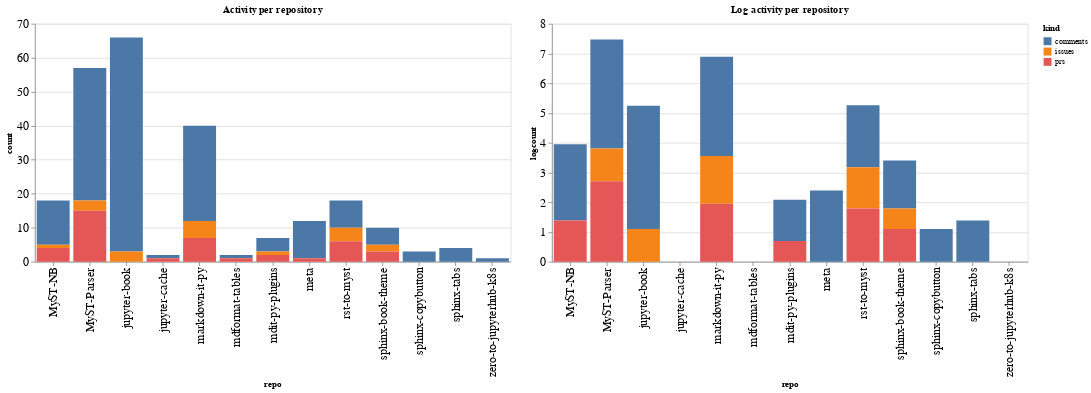

Notebook code cell kept with this figure:
### Code cell
ch1 = alt.Chart(repo_summaries, width=600, title="Activity per repository").mark_bar().encode(
    x='repo',
    y='count',
    color='kind',
    tooltip="kind"
)

ch2 = alt.Chart(repo_summaries, width=600, title="Log activity per repository").mark_bar().encode(
    x='repo',
    y='logcount',
    color='kind',
    tooltip="kind"
)

ch1 | ch2

### Figure 1 — Vega-Lite specification as saved in the notebook (floating-point values rounded to 4 significant figures)
{"config": {"axisLeft": {"labelFontSize": 15}, "axisBottom": {"labelFontSize": 15}}, "hconcat": [{"mark": "bar", "encoding": {"color": {"type": "nominal", "field": "kind"}, "tooltip": {"type": "nominal", "field": "kind"}, "x": {"type": "nominal", "field": "repo"}, "y": {"type": "quantitative", "field": "count"}}, "title": "Activity per repository", "width": 600}, {"mark": "bar", "encoding": {"color": {"type": "nominal", "field": "kind"}, "tooltip": {"type": "nominal", "field": "kind"}, "x": {"type": "nominal", "field": "repo"}, "y": {"type": "quantitative", "field": "logcount"}}, "title": "Log activity per repository", "width": 600}], "data": {"name": "data-0e0adbf65b492bd8b8faa7730817a683"}, "$schema": "https://vega.github.io/schema/vega-lite/v4.8.1.json", "datasets": {"data-0e0adbf65b492bd8b8faa7730817a683": [{"repo": "MyST-NB", "kind": "comments", "count": 13, "logcount": 2.565}, {"repo": "MyST-NB", "kind": "issues", "count": 1, "logcount": 0.0}, {"repo": "MyST-NB", "kind": "prs", "count": 4, "logcount": 1.386}, {"repo": "MyST-Parser", "kind": "comments", "count": 39, "logcount": 3.664}, {"repo": "MyST-Parser", "kind": "issues", "count": 3, "logcount": 1.099}, {"repo": "MyST-Parser", "kind": "prs", "count": 15, "logcount": 2.708}, {"repo": "jupyter-book", "kind": "comments", "count": 63, "logcount": 4.143}, {"repo": "jupyter-book", "kind": "issues", "count": 3, "logcount": 1.099}, {"repo": "jupyter-cache", "kind": "comments", "count": 1, "logcount": 0.0}, {"repo": "jupyter-cache", "kind": "prs", "count": 1, "logcount": 0.0}, {"repo": "markdown-it-py", "kind": "comments", "count": 28, "logcount": 3.332}, {"repo": "markdown-it-py", "kind": "issues", "count": 5, "logcount": 1.609}, {"repo": "markdown-it-py", "kind": "prs", "count": 7, "logcount": 1.946}, {"repo": "mdformat-tables", "kind": "comments", "count": 1, "logcount": 0.0}, {"repo": "mdformat-tables", "kind": "prs", "count": 1, "logcount": 0.0}, {"repo": "mdit-py-plugins", "kind": "comments", "count": 4, "logcount": 1.386}, {"repo": "mdit-py-plugins", "kind": "issues", "count": 1, "logcount": 0.0}, {"repo": "mdit-py-plugins", "kind": "prs", "count": 2, "logcount": 0.6931}, {"repo": "meta", "kind": "comments", "count": 11, "logcount": 2.398}, {"repo": "meta", "kind": "prs", "count": 1, "logcount": 0.0}, {"repo": "rst-to-myst", "kind": "comments", "count": 8, "logcount": 2.079}, {"repo": "rst-to-myst", "kind": "issues", "count": 4, "logcount": 1.386}, {"repo": "rst-to-myst", "kind": "prs", "count": 6, "logcount": 1.792}, {"repo": "sphinx-book-theme", "kind": "comments", "count": 5, "logcount": 1.609}, {"repo": "sphinx-book-theme", "kind": "issues", "count": 2, "logcount": 0.6931}, {"repo": "sphinx-book-theme", "kind": "prs", "count": 3, "logcount": 1.099}, {"repo": "sphinx-copybutton", "kind": "comments", "count": 3, "logcount": 1.099}, {"repo": "sphinx-tabs", "kind": "comments", "count": 4, "logcount": 1.386}, {"repo": "zero-to-jupyterhub-k8s", "kind": "comments", "count": 1, "logcount": 0.0}]}}
